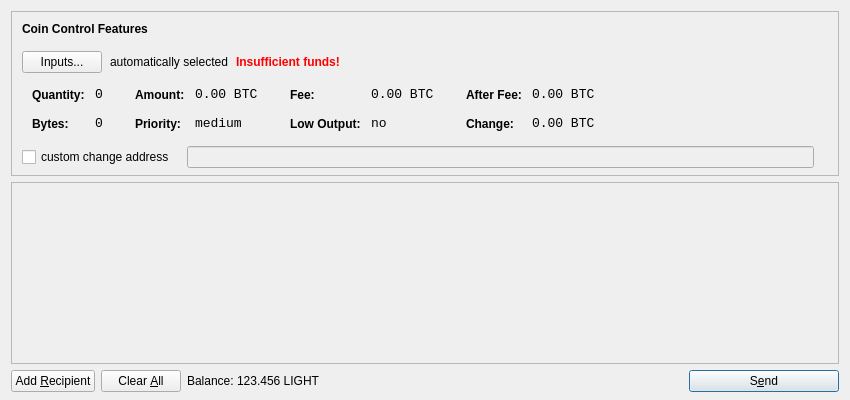
<?xml version="1.0" encoding="UTF-8"?>
<ui version="4.0">
 <class>SendCoinsDialog</class>
 <widget class="QDialog" name="SendCoinsDialog">
  <property name="geometry">
   <rect>
    <x>0</x>
    <y>0</y>
    <width>850</width>
    <height>400</height>
   </rect>
  </property>
  <property name="windowTitle">
   <string>Send Coins</string>
  </property>
  <layout class="QVBoxLayout" name="verticalLayout" stretch="0,1,0">
   <property name="bottomMargin">
    <number>8</number>
   </property>
   <item>
    <widget class="QFrame" name="frameCoinControl">
     <property name="sizePolicy">
      <sizepolicy hsizetype="Expanding" vsizetype="Expanding">
       <horstretch>0</horstretch>
       <verstretch>0</verstretch>
      </sizepolicy>
     </property>
     <property name="maximumSize">
      <size>
       <width>16777215</width>
       <height>16777215</height>
      </size>
     </property>
     <property name="frameShape">
      <enum>QFrame::StyledPanel</enum>
     </property>
     <property name="frameShadow">
      <enum>QFrame::Sunken</enum>
     </property>
     <layout class="QVBoxLayout" name="verticalLayoutCoinControl2">
      <property name="spacing">
       <number>-1</number>
      </property>
      <property name="leftMargin">
       <number>0</number>
      </property>
      <property name="topMargin">
       <number>0</number>
      </property>
      <property name="rightMargin">
       <number>0</number>
      </property>
      <property name="bottomMargin">
       <number>6</number>
      </property>
      <item>
       <layout class="QVBoxLayout" name="verticalLayoutCoinControl" stretch="0,0,0,0,1">
        <property name="spacing">
         <number>0</number>
        </property>
        <property name="leftMargin">
         <number>10</number>
        </property>
        <property name="topMargin">
         <number>10</number>
        </property>
        <item>
         <layout class="QHBoxLayout" name="horizontalLayoutCoinControl1">
          <property name="bottomMargin">
           <number>15</number>
          </property>
          <item>
           <widget class="QLabel" name="labelCoinControlFeatures">
            <property name="sizePolicy">
             <sizepolicy hsizetype="Preferred" vsizetype="Maximum">
              <horstretch>0</horstretch>
              <verstretch>0</verstretch>
             </sizepolicy>
            </property>
            <property name="font">
             <font>
              <weight>75</weight>
              <bold>true</bold>
             </font>
            </property>
            <property name="styleSheet">
             <string notr="true">font-weight:bold;</string>
            </property>
            <property name="text">
             <string>Coin Control Features</string>
            </property>
           </widget>
          </item>
         </layout>
        </item>
        <item>
         <layout class="QHBoxLayout" name="horizontalLayoutCoinControl2" stretch="0,0,0,0">
          <property name="spacing">
           <number>8</number>
          </property>
          <property name="bottomMargin">
           <number>10</number>
          </property>
          <item>
           <widget class="QPushButton" name="pushButtonCoinControl">
            <property name="styleSheet">
             <string notr="true"/>
            </property>
            <property name="text">
             <string>Inputs...</string>
            </property>
           </widget>
          </item>
          <item>
           <widget class="QLabel" name="labelCoinControlAutomaticallySelected">
            <property name="text">
             <string>automatically selected</string>
            </property>
            <property name="margin">
             <number>5</number>
            </property>
           </widget>
          </item>
          <item>
           <widget class="QLabel" name="labelCoinControlInsuffFunds">
            <property name="font">
             <font>
              <weight>75</weight>
              <bold>true</bold>
             </font>
            </property>
            <property name="styleSheet">
             <string notr="true">color:red;font-weight:bold;</string>
            </property>
            <property name="text">
             <string>Insufficient funds!</string>
            </property>
            <property name="margin">
             <number>5</number>
            </property>
           </widget>
          </item>
          <item>
           <spacer name="horizontalSpacerCoinControl">
            <property name="orientation">
             <enum>Qt::Horizontal</enum>
            </property>
            <property name="sizeHint" stdset="0">
             <size>
              <width>40</width>
              <height>1</height>
             </size>
            </property>
           </spacer>
          </item>
         </layout>
        </item>
        <item>
         <widget class="QWidget" name="widgetCoinControl" native="true">
          <property name="sizePolicy">
           <sizepolicy hsizetype="Preferred" vsizetype="Preferred">
            <horstretch>0</horstretch>
            <verstretch>0</verstretch>
           </sizepolicy>
          </property>
          <property name="minimumSize">
           <size>
            <width>0</width>
            <height>0</height>
           </size>
          </property>
          <property name="styleSheet">
           <string notr="true"/>
          </property>
          <layout class="QHBoxLayout" name="horizontalLayoutCoinControl5">
           <property name="margin">
            <number>0</number>
           </property>
           <item>
            <layout class="QHBoxLayout" name="horizontalLayoutCoinControl3" stretch="0,0,0,1">
             <property name="spacing">
              <number>20</number>
             </property>
             <property name="topMargin">
              <number>0</number>
             </property>
             <property name="bottomMargin">
              <number>10</number>
             </property>
             <item>
              <layout class="QFormLayout" name="formLayoutCoinControl1">
               <property name="horizontalSpacing">
                <number>10</number>
               </property>
               <property name="verticalSpacing">
                <number>14</number>
               </property>
               <property name="leftMargin">
                <number>10</number>
               </property>
               <property name="topMargin">
                <number>4</number>
               </property>
               <property name="rightMargin">
                <number>6</number>
               </property>
               <item row="0" column="0">
                <widget class="QLabel" name="labelCoinControlQuantityText">
                 <property name="styleSheet">
                  <string notr="true">font-weight:bold;</string>
                 </property>
                 <property name="text">
                  <string>Quantity:</string>
                 </property>
                 <property name="margin">
                  <number>0</number>
                 </property>
                </widget>
               </item>
               <item row="0" column="1">
                <widget class="QLabel" name="labelCoinControlQuantity">
                 <property name="font">
                  <font>
                   <family>Monospace</family>
                   <pointsize>10</pointsize>
                  </font>
                 </property>
                 <property name="cursor">
                  <cursorShape>IBeamCursor</cursorShape>
                 </property>
                 <property name="contextMenuPolicy">
                  <enum>Qt::ActionsContextMenu</enum>
                 </property>
                 <property name="text">
                  <string notr="true">0</string>
                 </property>
                 <property name="margin">
                  <number>0</number>
                 </property>
                 <property name="textInteractionFlags">
                  <set>Qt::LinksAccessibleByMouse|Qt::TextSelectableByKeyboard|Qt::TextSelectableByMouse</set>
                 </property>
                </widget>
               </item>
               <item row="1" column="0">
                <widget class="QLabel" name="labelCoinControlBytesText">
                 <property name="styleSheet">
                  <string notr="true">font-weight:bold;</string>
                 </property>
                 <property name="text">
                  <string>Bytes:</string>
                 </property>
                </widget>
               </item>
               <item row="1" column="1">
                <widget class="QLabel" name="labelCoinControlBytes">
                 <property name="font">
                  <font>
                   <family>Monospace</family>
                   <pointsize>10</pointsize>
                  </font>
                 </property>
                 <property name="cursor">
                  <cursorShape>IBeamCursor</cursorShape>
                 </property>
                 <property name="contextMenuPolicy">
                  <enum>Qt::ActionsContextMenu</enum>
                 </property>
                 <property name="text">
                  <string notr="true">0</string>
                 </property>
                 <property name="textInteractionFlags">
                  <set>Qt::LinksAccessibleByMouse|Qt::TextSelectableByKeyboard|Qt::TextSelectableByMouse</set>
                 </property>
                </widget>
               </item>
              </layout>
             </item>
             <item>
              <layout class="QFormLayout" name="formLayoutCoinControl2">
               <property name="horizontalSpacing">
                <number>10</number>
               </property>
               <property name="verticalSpacing">
                <number>14</number>
               </property>
               <property name="leftMargin">
                <number>6</number>
               </property>
               <property name="topMargin">
                <number>4</number>
               </property>
               <property name="rightMargin">
                <number>6</number>
               </property>
               <item row="0" column="0">
                <widget class="QLabel" name="labelCoinControlAmountText">
                 <property name="styleSheet">
                  <string notr="true">font-weight:bold;</string>
                 </property>
                 <property name="text">
                  <string>Amount:</string>
                 </property>
                 <property name="margin">
                  <number>0</number>
                 </property>
                </widget>
               </item>
               <item row="0" column="1">
                <widget class="QLabel" name="labelCoinControlAmount">
                 <property name="font">
                  <font>
                   <family>Monospace</family>
                   <pointsize>10</pointsize>
                  </font>
                 </property>
                 <property name="cursor">
                  <cursorShape>IBeamCursor</cursorShape>
                 </property>
                 <property name="contextMenuPolicy">
                  <enum>Qt::ActionsContextMenu</enum>
                 </property>
                 <property name="text">
                  <string notr="true">0.00 BTC</string>
                 </property>
                 <property name="textInteractionFlags">
                  <set>Qt::LinksAccessibleByMouse|Qt::TextSelectableByKeyboard|Qt::TextSelectableByMouse</set>
                 </property>
                </widget>
               </item>
               <item row="1" column="0">
                <widget class="QLabel" name="labelCoinControlPriorityText">
                 <property name="styleSheet">
                  <string notr="true">font-weight:bold;</string>
                 </property>
                 <property name="text">
                  <string>Priority:</string>
                 </property>
                </widget>
               </item>
               <item row="1" column="1">
                <widget class="QLabel" name="labelCoinControlPriority">
                 <property name="font">
                  <font>
                   <family>Monospace</family>
                   <pointsize>10</pointsize>
                  </font>
                 </property>
                 <property name="cursor">
                  <cursorShape>IBeamCursor</cursorShape>
                 </property>
                 <property name="contextMenuPolicy">
                  <enum>Qt::ActionsContextMenu</enum>
                 </property>
                 <property name="text">
                  <string>medium</string>
                 </property>
                 <property name="textInteractionFlags">
                  <set>Qt::LinksAccessibleByMouse|Qt::TextSelectableByKeyboard|Qt::TextSelectableByMouse</set>
                 </property>
                </widget>
               </item>
              </layout>
             </item>
             <item>
              <layout class="QFormLayout" name="formLayoutCoinControl3">
               <property name="horizontalSpacing">
                <number>10</number>
               </property>
               <property name="verticalSpacing">
                <number>14</number>
               </property>
               <property name="leftMargin">
                <number>6</number>
               </property>
               <property name="topMargin">
                <number>4</number>
               </property>
               <property name="rightMargin">
                <number>6</number>
               </property>
               <item row="0" column="0">
                <widget class="QLabel" name="labelCoinControlFeeText">
                 <property name="styleSheet">
                  <string notr="true">font-weight:bold;</string>
                 </property>
                 <property name="text">
                  <string>Fee:</string>
                 </property>
                 <property name="margin">
                  <number>0</number>
                 </property>
                </widget>
               </item>
               <item row="0" column="1">
                <widget class="QLabel" name="labelCoinControlFee">
                 <property name="font">
                  <font>
                   <family>Monospace</family>
                   <pointsize>10</pointsize>
                  </font>
                 </property>
                 <property name="cursor">
                  <cursorShape>IBeamCursor</cursorShape>
                 </property>
                 <property name="contextMenuPolicy">
                  <enum>Qt::ActionsContextMenu</enum>
                 </property>
                 <property name="text">
                  <string notr="true">0.00 BTC</string>
                 </property>
                 <property name="textInteractionFlags">
                  <set>Qt::LinksAccessibleByMouse|Qt::TextSelectableByKeyboard|Qt::TextSelectableByMouse</set>
                 </property>
                </widget>
               </item>
               <item row="1" column="0">
                <widget class="QLabel" name="labelCoinControlLowOutputText">
                 <property name="styleSheet">
                  <string notr="true">font-weight:bold;</string>
                 </property>
                 <property name="text">
                  <string>Low Output:</string>
                 </property>
                </widget>
               </item>
               <item row="1" column="1">
                <widget class="QLabel" name="labelCoinControlLowOutput">
                 <property name="font">
                  <font>
                   <family>Monospace</family>
                   <pointsize>10</pointsize>
                  </font>
                 </property>
                 <property name="cursor">
                  <cursorShape>IBeamCursor</cursorShape>
                 </property>
                 <property name="contextMenuPolicy">
                  <enum>Qt::ActionsContextMenu</enum>
                 </property>
                 <property name="text">
                  <string>no</string>
                 </property>
                 <property name="textInteractionFlags">
                  <set>Qt::LinksAccessibleByMouse|Qt::TextSelectableByKeyboard|Qt::TextSelectableByMouse</set>
                 </property>
                </widget>
               </item>
              </layout>
             </item>
             <item>
              <layout class="QFormLayout" name="formLayoutCoinControl4">
               <property name="horizontalSpacing">
                <number>10</number>
               </property>
               <property name="verticalSpacing">
                <number>14</number>
               </property>
               <property name="leftMargin">
                <number>6</number>
               </property>
               <property name="topMargin">
                <number>4</number>
               </property>
               <property name="rightMargin">
                <number>6</number>
               </property>
               <item row="0" column="0">
                <widget class="QLabel" name="labelCoinControlAfterFeeText">
                 <property name="styleSheet">
                  <string notr="true">font-weight:bold;</string>
                 </property>
                 <property name="text">
                  <string>After Fee:</string>
                 </property>
                 <property name="margin">
                  <number>0</number>
                 </property>
                </widget>
               </item>
               <item row="0" column="1">
                <widget class="QLabel" name="labelCoinControlAfterFee">
                 <property name="font">
                  <font>
                   <family>Monospace</family>
                   <pointsize>10</pointsize>
                  </font>
                 </property>
                 <property name="cursor">
                  <cursorShape>IBeamCursor</cursorShape>
                 </property>
                 <property name="contextMenuPolicy">
                  <enum>Qt::ActionsContextMenu</enum>
                 </property>
                 <property name="text">
                  <string notr="true">0.00 BTC</string>
                 </property>
                 <property name="textInteractionFlags">
                  <set>Qt::LinksAccessibleByMouse|Qt::TextSelectableByKeyboard|Qt::TextSelectableByMouse</set>
                 </property>
                </widget>
               </item>
               <item row="1" column="0">
                <widget class="QLabel" name="labelCoinControlChangeText">
                 <property name="styleSheet">
                  <string notr="true">font-weight:bold;</string>
                 </property>
                 <property name="text">
                  <string>Change:</string>
                 </property>
                </widget>
               </item>
               <item row="1" column="1">
                <widget class="QLabel" name="labelCoinControlChange">
                 <property name="font">
                  <font>
                   <family>Monospace</family>
                   <pointsize>10</pointsize>
                  </font>
                 </property>
                 <property name="cursor">
                  <cursorShape>IBeamCursor</cursorShape>
                 </property>
                 <property name="contextMenuPolicy">
                  <enum>Qt::ActionsContextMenu</enum>
                 </property>
                 <property name="text">
                  <string notr="true">0.00 BTC</string>
                 </property>
                 <property name="textInteractionFlags">
                  <set>Qt::LinksAccessibleByMouse|Qt::TextSelectableByKeyboard|Qt::TextSelectableByMouse</set>
                 </property>
                </widget>
               </item>
              </layout>
             </item>
            </layout>
           </item>
          </layout>
         </widget>
        </item>
        <item>
         <layout class="QHBoxLayout" name="horizontalLayoutCoinControl4" stretch="0,0,0">
          <property name="spacing">
           <number>12</number>
          </property>
          <property name="sizeConstraint">
           <enum>QLayout::SetDefaultConstraint</enum>
          </property>
          <property name="topMargin">
           <number>5</number>
          </property>
          <property name="rightMargin">
           <number>5</number>
          </property>
          <item>
           <widget class="QCheckBox" name="checkBoxCoinControlChange">
            <property name="text">
             <string>custom change address</string>
            </property>
           </widget>
          </item>
          <item>
           <widget class="QLineEdit" name="lineEditCoinControlChange">
            <property name="enabled">
             <bool>false</bool>
            </property>
            <property name="sizePolicy">
             <sizepolicy hsizetype="Expanding" vsizetype="Fixed">
              <horstretch>0</horstretch>
              <verstretch>0</verstretch>
             </sizepolicy>
            </property>
           </widget>
          </item>
          <item>
           <widget class="QLabel" name="labelCoinControlChangeLabel">
            <property name="sizePolicy">
             <sizepolicy hsizetype="Preferred" vsizetype="Expanding">
              <horstretch>0</horstretch>
              <verstretch>0</verstretch>
             </sizepolicy>
            </property>
            <property name="minimumSize">
             <size>
              <width>0</width>
              <height>0</height>
             </size>
            </property>
            <property name="text">
             <string/>
            </property>
            <property name="margin">
             <number>3</number>
            </property>
           </widget>
          </item>
         </layout>
        </item>
        <item>
         <spacer name="verticalSpacerCoinControl">
          <property name="orientation">
           <enum>Qt::Vertical</enum>
          </property>
          <property name="sizeHint" stdset="0">
           <size>
            <width>800</width>
            <height>1</height>
           </size>
          </property>
         </spacer>
        </item>
       </layout>
      </item>
     </layout>
    </widget>
   </item>
   <item>
    <widget class="QScrollArea" name="scrollArea">
     <property name="widgetResizable">
      <bool>true</bool>
     </property>
     <widget class="QWidget" name="scrollAreaWidgetContents">
      <property name="geometry">
       <rect>
        <x>0</x>
        <y>0</y>
        <width>830</width>
        <height>165</height>
       </rect>
      </property>
      <layout class="QVBoxLayout" name="verticalLayout_2">
       <property name="margin">
        <number>0</number>
       </property>
       <item>
        <layout class="QVBoxLayout" name="entries">
         <property name="spacing">
          <number>6</number>
         </property>
        </layout>
       </item>
       <item>
        <spacer name="verticalSpacer">
         <property name="orientation">
          <enum>Qt::Vertical</enum>
         </property>
         <property name="sizeHint" stdset="0">
          <size>
           <width>20</width>
           <height>40</height>
          </size>
         </property>
        </spacer>
       </item>
      </layout>
     </widget>
    </widget>
   </item>
   <item>
    <layout class="QHBoxLayout" name="horizontalLayout">
     <item>
      <widget class="QPushButton" name="addButton">
       <property name="toolTip">
        <string>Send to multiple recipients at once</string>
       </property>
       <property name="text">
        <string>Add &amp;Recipient</string>
       </property>
       <property name="icon">
        <iconset resource="../bitcoin.qrc">
         <normaloff>:/icons/add</normaloff>:/icons/add</iconset>
       </property>
       <property name="autoDefault">
        <bool>false</bool>
       </property>
      </widget>
     </item>
     <item>
      <widget class="QPushButton" name="clearButton">
       <property name="sizePolicy">
        <sizepolicy hsizetype="Minimum" vsizetype="Fixed">
         <horstretch>0</horstretch>
         <verstretch>0</verstretch>
        </sizepolicy>
       </property>
       <property name="toolTip">
        <string>Remove all transaction fields</string>
       </property>
       <property name="text">
        <string>Clear &amp;All</string>
       </property>
       <property name="icon">
        <iconset resource="../bitcoin.qrc">
         <normaloff>:/icons/remove</normaloff>:/icons/remove</iconset>
       </property>
       <property name="autoRepeatDelay">
        <number>300</number>
       </property>
       <property name="autoDefault">
        <bool>false</bool>
       </property>
      </widget>
     </item>
     <item>
      <layout class="QHBoxLayout" name="horizontalLayout_2">
       <property name="spacing">
        <number>3</number>
       </property>
       <item>
        <widget class="QLabel" name="label">
         <property name="text">
          <string>Balance:</string>
         </property>
        </widget>
       </item>
       <item>
        <widget class="QLabel" name="labelBalance">
         <property name="cursor">
          <cursorShape>IBeamCursor</cursorShape>
         </property>
         <property name="text">
          <string>123.456 LIGHT</string>
         </property>
         <property name="textInteractionFlags">
          <set>Qt::LinksAccessibleByMouse|Qt::TextSelectableByKeyboard|Qt::TextSelectableByMouse</set>
         </property>
        </widget>
       </item>
      </layout>
     </item>
     <item>
      <spacer name="horizontalSpacer">
       <property name="orientation">
        <enum>Qt::Horizontal</enum>
       </property>
       <property name="sizeHint" stdset="0">
        <size>
         <width>40</width>
         <height>20</height>
        </size>
       </property>
      </spacer>
     </item>
     <item>
      <widget class="QPushButton" name="sendButton">
       <property name="minimumSize">
        <size>
         <width>150</width>
         <height>0</height>
        </size>
       </property>
       <property name="toolTip">
        <string>Confirm the send action</string>
       </property>
       <property name="text">
        <string>S&amp;end</string>
       </property>
       <property name="icon">
        <iconset resource="../bitcoin.qrc">
         <normaloff>:/icons/send</normaloff>:/icons/send</iconset>
       </property>
       <property name="default">
        <bool>true</bool>
       </property>
      </widget>
     </item>
    </layout>
   </item>
  </layout>
 </widget>
 <resources>
  <include location="../bitcoin.qrc"/>
 </resources>
 <connections/>
</ui>
